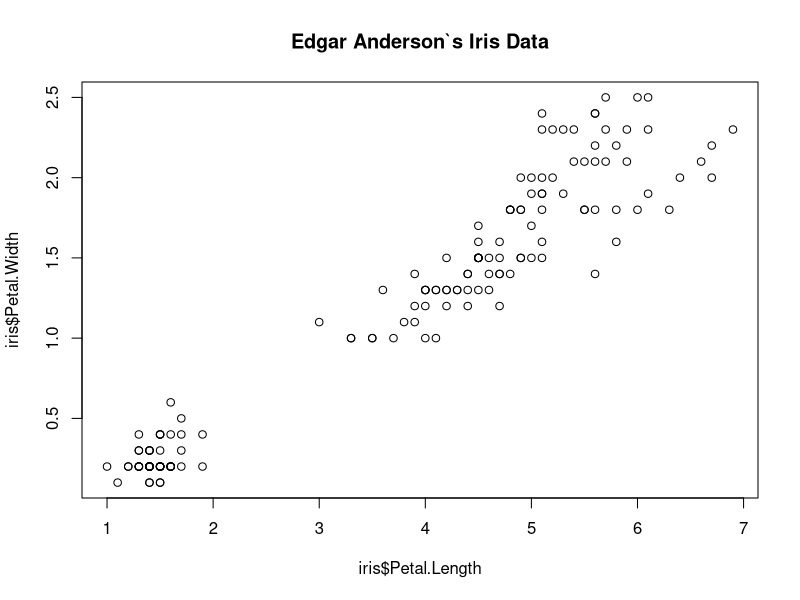
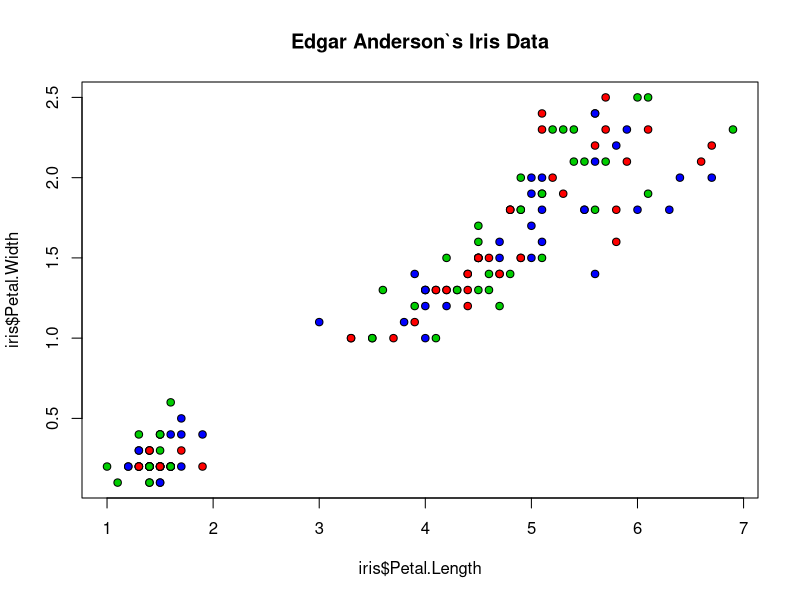
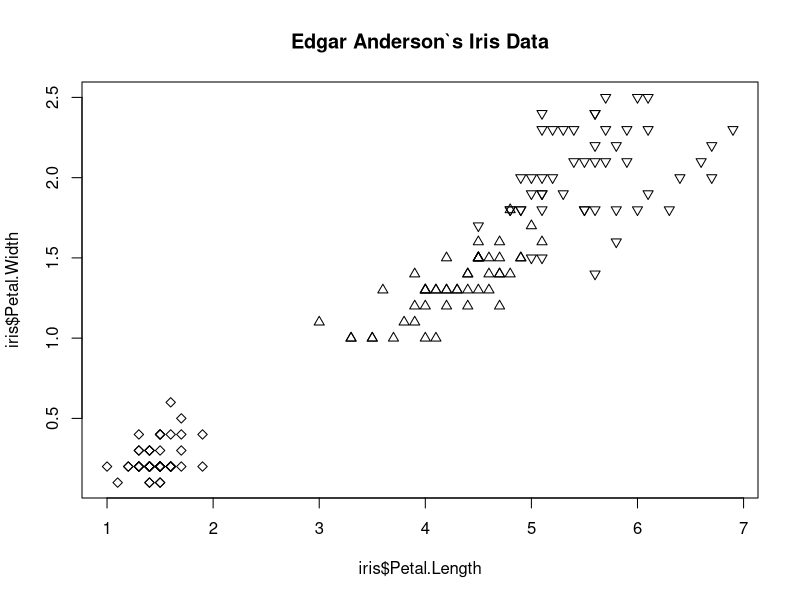
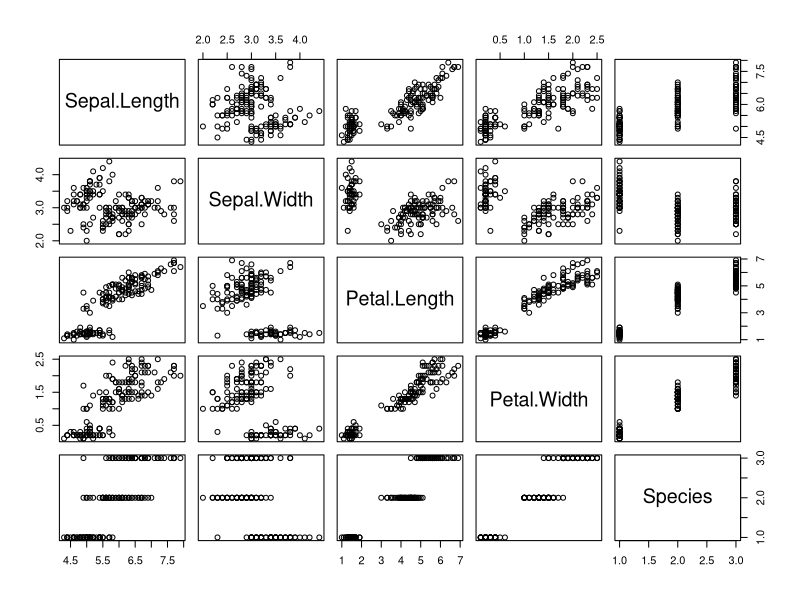

Source code (R) for these figures, in order:
## ---- chunk 1
data = matrix(c(  "A",7,1.2,"Bagus"
                , "B",6,1.7,"Kurang bagus"
                , "C",8,1.5,"Bagus"
                , "D",5,1.3,"Kurang bagus"
                , "E",9,1.0,"Bagus"
                , "F",9.5,1.4,"Bagus"
                , "G",8.3,0.8,"Kurang bagus"
                , "H",7.5,1.1,"?"
                ),8,4,TRUE)
print(data)
## ---- chunk 2
data_kebalik = t(data)
print(data_kebalik)
## ---- chunk 3
# dataframe
df = data.frame(x = c(7, 6, 8, 5, 9, 9.5, 8.3, 7.5), y = c(1.2, 1.7, 1.5, 1.3, 1.0, 1.4, 0.8, 1.1), KAT = c("Bagus", "Kurang bagus", "Bagus", "Kurang bagus", "Bagus", "Bagus", "Kurang bagus", "?"))
df_kebalik = t(df)
print(df_kebalik)

## ---- chunk 4
KAT_df<-df[3]
print(KAT_df)
## ---- chunk 5
cari_df<-df[df[,"KAT"]=="Kurang bagus",]
print(cari_df)
## ---- chunk 6
# Terdapat 8 perintah dasar yang akan sangat digunakan dalam kegiatan manipulasi data. Semua fungsi-fungsi dibawah ini sudah termasuk di dalam paket dplyr.

# filter(): Mengambil baris berdasarkan kondisi nilainya.
# distinct(): Menghilangkan baris yang sama atau duplikat.
# arrange(): Mengurutkan baris.
# select(): Mengambil kolom berdasarkan nama kolomnya.
# rename(): Mengubah nama kolom.
# mutate(): Menambahkan atau membuat kolom baru dan menjaga kolom sama yang sudah ada.
# transmute(): Menambahkan atau membuat kolom baru dan menghapus kolom yang sama atau sudah ada
# summarise(): Melakukan komputasi statistika (Contoh: menghitung total (sum) atau rata-rata (mean))

# Adapun fungsi-fungsi yang akan digunakan seperti:

# pull(): Mengambil hanya data atau isi dari kolom berupa vector.
# select(): Memanggil satu atau lebih kolom berupda data table.
# select_if(): Memanggil kolom dengan pengkondisian.
# Helper functions - starts_with(), ends_with(), contains(), matches(), one_of(): Memanggil kolom berdasarkan kriteria tertentu atas nama kolomnya.
## ---- chunk 7
# menghilangkan "kurang bagus" menjadi "kurang"
df$KAT[df$KAT == "Kurang bagus"] <- "Kurang"
df
## ---- chunk 8
train <- df[1:2]
train
## ---- chunk 9
test <- df[8,]
test <- test[1:2]
test
## ---- chunk 10
train <- train[-8,]
train
## ---- chunk 11
cl <- df[3]
cl <- cl[-8,]
cl
## ---- chunk 12
library(class)
hasil <- knn(train, test, cl, k=3)
hasil
## ---- chunk 13
hasil_knn <- cbind(test, label=as.vector(hasil))
## ---- chunk 14
hasil_knn
## ---- chunk 15
hasil <- knn(train, test, cl, k=3, prob=T)
hasil
## ---- chunk 16
iris
head(iris)
## ---- chunk 17
class(iris)
## ---- chunk 18
str(iris)
## ---- chunk 19
colnames(iris)
## ---- chunk 20
iris[,"Petal.Length"]
## ---- chunk 21
# informasi detail utk dataset iris dpt ditampilkan
summary(iris)
## ---- chunk 22
plot(iris$Petal.Length, iris$Petal.Width, main = "Edgar Anderson`s Iris Data")
## ---- chunk 23
plot(iris$Petal.Length, 
     iris$Petal.Width, 
     pch=21,
     bg = c("red","green3","blue"),
     main = "Edgar Anderson`s Iris Data")
## ---- chunk 24
plot(iris$Petal.Length, 
     iris$Petal.Width, 
     pch=c(23,24,25)[unclass(iris$Species)],
     main = "Edgar Anderson`s Iris Data")
## ---- chunk 25
plot(iris)
## ---- chunk 26
library(class)
data(iris)
## ---- chunk 27
# Tahap 1
# Random sampling
set.seed(99)
rannum <- sample(rep(1:150))
rannum
## ---- chunk 28
iris <- iris[rannum,]
iris
## ---- chunk 29
# Tahap 2
# Normalisasi dataset

normalisasi <- function(data){
  return((data - min(data))(max(data)-min(data)))
}

# Proses normalisasi data adalah hal yg umum dilakukan dlm berbagai kegiatan riset. Proses normalisasi tidak akan mengubah "arti" dari data yang ada.

